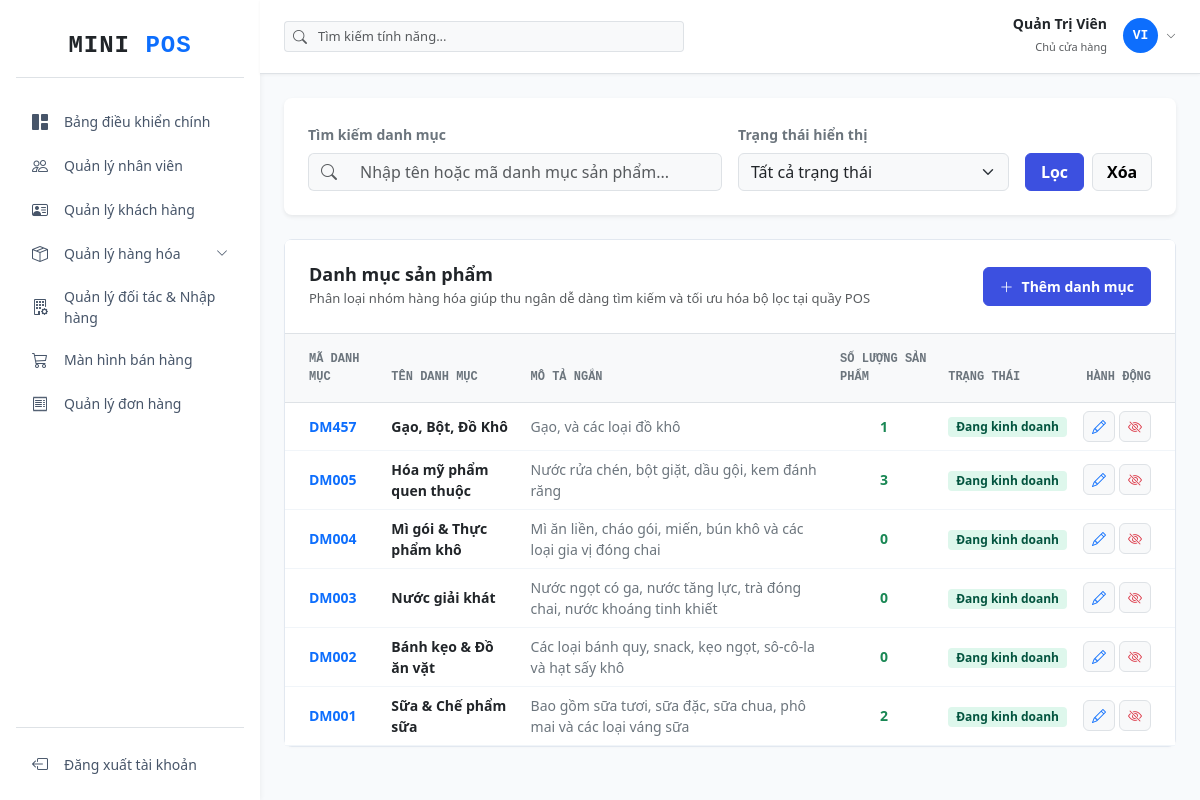
/category/index (signed in), run on the app's committed database.
### tables this page shows
CREATE TABLE `categories` (
  `id` int NOT NULL AUTO_INCREMENT,
  `category_code` varchar(20) NOT NULL,
  `category_name` varchar(100) NOT NULL,
  `description` text,
  `status` tinyint(1) DEFAULT '1',
  `created_at` timestamp NULL DEFAULT CURRENT_TIMESTAMP,
  `updated_at` timestamp NULL DEFAULT CURRENT_TIMESTAMP ON UPDATE CURRENT_TIMESTAMP,
  PRIMARY KEY (`id`),
  UNIQUE KEY `category_code` (`category_code`)
);

### controllers/CategoryController.php (called while the page is built, shortened)
<?php
require_once 'models/CategoryModel.php';
class CategoryController
{
    private $categoryModel;
    public function __construct()
    {
        $database = new Database();
        $this->db = $database->getConnection();
        $this->categoryModel = new CategoryModel($this->db);
    }
    public function index()
    {
        $search = isset($_GET['search']) ? trim($_GET['search']) : '';
        $status = (isset($_GET['status']) && $_GET['status'] !== '') ? (int)$_GET['status'] : null;
        $current_page = isset($_GET['page']) ? (int)$_GET['page'] : 1;
        $limit = 10;
        $offset = ($current_page - 1) * $limit;
        $categories = $this->categoryModel->getCategoriesWithFilter($search, $status, $limit, $offset);
        require_once 'views/categories/index.php';
    }
}

### config/database.php (called while the page is built, shortened)
<?php
class Database
{
    private $host = DB_HOST;
    private $port = DB_PORT;
    private $db_name = DB_NAME;
    private $username = DB_USER;
    private $password = DB_PASS;
    public function getConnection()
    {
        $this->conn = null;
        try {
            $this->conn = new PDO("mysql:host=" . $this->host . ";port=" . $this->port . ";dbname=" . $this->db_name, $this->username, $this->password);
            $this->conn->setAttribute(PDO::ATTR_ERRMODE, PDO::ERRMODE_EXCEPTION);
            $this->conn->exec("set names utf8");
        } catch (PDOException $exception) {
            echo "Connection error: " . $exception->getMessage();
        }
        return $this->conn;
    }
}

### models/CategoryModel.php (called while the page is built, shortened)
<?php
class CategoryModel
{
    private $conn;
    private $table_name = "categories";
    public function __construct($db)
    {
        $this->conn = $db;
    }
    public function getCategoriesWithFilter($search, $status, $limit, $offset)
    {
        $query = "SELECT c.*, (SELECT COUNT(*) FROM products p WHERE p.category_id = c.id) as total_products
                  FROM " . $this->table_name . " c WHERE 1=1";
        $query .= " ORDER BY c.id DESC LIMIT :limit OFFSET :offset";
        $stmt = $this->conn->prepare($query);
        $stmt->bindParam(':limit', $limit, PDO::PARAM_INT);
        $stmt->bindParam(':offset', $offset, PDO::PARAM_INT);
        $stmt->execute();
        return $stmt->fetchAll(PDO::FETCH_ASSOC);
    }
}

### views/categories/index.php (the view, shortened to what this page needs)
<?php require_once 'views/layout/header.php'; ?>
<div class="card card-custom bg-white border-0 shadow-sm rounded-3 mb-4">
    <div class="card-body p-4">
        <form action="/category/index" method="GET" class="row g-3 align-items-end" novalidate>
            <div class="col-md-6">
                <label class="form-label small fw-semibold text-secondary">Tìm kiếm danh mục</label>
                <div class="input-group">
                    <span class="input-group-text bg-light border-end-0 text-muted"><i class="bi bi-search"></i></span>
                    <input type="text" class="form-control bg-light border-start-0 shadow-none" name="search"
                        placeholder="Nhập tên hoặc mã danh mục sản phẩm..."
                        value="<?php echo isset($_GET['search']) ? htmlspecialchars($_GET['search']) : ''; ?>">
                </div>
            </div>
            <div class="col-md-4">
                <label class="form-label small fw-semibold text-secondary">Trạng thái hiển thị</label>
                <select class="form-select bg-light shadow-none" name="status">
                    <option value="">Tất cả trạng thái</option>
                </select>
            </div>
            <div class="col-md-2 d-flex gap-2">
                <button type="submit" class="btn btn-primary w-100 fw-semibold shadow-none"
                    style="background-color: #3c50e0; border-color: #3c50e0;">Lọc</button>
                <a href="/category/index" class="btn btn-light border w-100 fw-semibold shadow-none">Xóa</a>
            </div>
        </form>
    </div>
</div>
<div class="card card-custom bg-white">
    <div class="card-header bg-white border-bottom p-4 d-flex justify-content-between align-items-center">
        <div>
            <h4 class="fw-bold text-dark mb-1" style="font-size: 18px;">Danh mục sản phẩm</h4>
            <p class="text-muted small mb-0" style="font-size: 13px;">Phân loại nhóm hàng hóa giúp thu ngân dễ dàng tìm
                kiếm và tối ưu hóa bộ lọc tại quầy POS</p>
        </div>
        <button class="btn btn-primary fw-semibold px-3 py-2 rounded-2 d-flex align-items-center gap-2 shadow-none"
            style="background-color: #3c50e0; border-color: #3c50e0; font-size: 14px;" data-bs-toggle="modal"
            data-bs-target="#addCategoryModal">
            <i class="bi bi-plus-lg"></i> Thêm danh mục
        </button>
    </div>
    <div class="card-body p-0">
        <div class="table-responsive">
            <table class="table table-hover align-middle mb-0">
                <thead class="table-light text-secondary font-monospace small border-bottom"
                    style="background-color: #f8fafc;">
                    <tr>
                        <th class="ps-4 py-3 text-secondary" style="font-size: 12px;">MÃ DANH MỤC</th>
                        <th class="py-3 text-secondary" style="font-size: 12px;">TÊN DANH MỤC</th>
                        <th class="py-3 text-secondary" style="font-size: 12px;">MÔ TẢ NGẮN</th>
                        <th class="py-3 text-secondary" style="font-size: 12px;">SỐ LƯỢNG SẢN PHẨM</th>
                        <th class="py-3 text-secondary" style="font-size: 12px;">TRẠNG THÁI</th>
                        <th class="text-end pe-4 py-3 text-secondary" style="font-size: 12px;">HÀNH ĐỘNG</th>
                    </tr>
                </thead>
                <tbody class="text-dark" style="font-size: 14px;">
                    <?php if (isset($categories) && is_array($categories) && count($categories) > 0): ?>
                    <?php foreach ($categories as $cat): ?>
                    <tr style="border-bottom: 1px solid #f1f5f9;" id="category-row-<?php echo $cat['id']; ?>">
                        <td class="ps-4 fw-bold text-primary"><?php echo $cat['category_code']; ?></td>
                        <td class="fw-semibold text-dark"><?php echo $cat['category_name']; ?></td>
                        <td class="text-secondary">
                            <?php echo !empty($cat['description']) ? $cat['description'] : '<em class="text-muted small">Không có mô tả</em>'; ?>
                        </td>
                        <td class="fw-bold text-success ps-5"><?php echo number_format($cat['total_products']); ?></td>
                        <td>
                            <span class="badge rounded-1 px-2 py-1"
                                style="<?php echo $cat['status'] == 1 ? 'background-color: #def7ec; color: #03543f; font-size: 12px;' : 'background-color: #f3f4f6; color: #4b5563; font-size: 12px;'; ?>">
                                <?php echo $cat['status'] == 1 ? 'Đang kinh doanh' : 'Tạm ẩn'; ?>
                            </span>
                        </td>
                        <td class="text-end pe-4">
                            <div class="d-flex justify-content-end gap-1">
                                <button class="btn btn-sm btn-light text-primary border rounded-2 px-2 shadow-none"
                                    data-bs-toggle="modal"
                                    data-bs-target="#editCategoryModal<?php echo $cat['id']; ?>"><i
                                        class="bi bi-pencil"></i></button>
                                <button
                                    class="btn btn-sm border rounded-2 px-2 shadow-none <?php echo $cat['status'] == 1 ? 'btn-light text-danger' : 'btn-light text-success'; ?>"
                                    data-bs-toggle="modal"
                                    data-bs-target="#toggleStatusModal<?php echo $cat['id']; ?>"><i
                                        class="bi <?php echo $cat['status'] == 1 ? 'bi-eye-slash' : 'bi-eye'; ?>"></i></button>
                            </div>
                        </td>
                    </tr>
                    <?php endforeach; ?>
                    <?php endif; ?>
                </tbody>
            </table>
        </div>
    </div>
</div>
<?php require_once 'views/layout/footer.php'; ?>

### views/layout/header.php (style rules this page uses)
body { background-color: #f1f5f9; font-family: 'Segoe UI', system-ui, sans-serif; }
.card-custom { border: 1px solid #e2e8f0; border-radius: 8px; box-shadow: 0 1px 3px rgba(0, 0, 0, 0.02); }

### data on the page
categories: category_code "DM457", category_name "Gạo, Bột, Đồ Khô", description "Gạo, và các loại đồ khô", total_products "1", status "Đang kinh doanh"
categories: category_code "DM005", category_name "Hóa mỹ phẩm quen thuộc", description "Nước rửa chén, bột giặt, dầu gội, kem đánh răng", total_products "3", status "Đang kinh doanh"
categories: category_code "DM004", category_name "Mì gói & Thực phẩm khô", description "Mì ăn liền, cháo gói, miến, bún khô và các loại gia vị đóng chai", total_products "0", status "Đang kinh doanh"
categories: category_code "DM003", category_name "Nước giải khát", description "Nước ngọt có ga, nước tăng lực, trà đóng chai, nước khoáng tinh khiết", total_products "0", status "Đang kinh doanh"
categories: category_code "DM002", category_name "Bánh kẹo & Đồ ăn vặt", description "Các loại bánh quy, snack, kẹo ngọt, sô-cô-la và hạt sấy khô", total_products "0", status "Đang kinh doanh"
categories: category_code "DM001", category_name "Sữa & Chế phẩm sữa", description "Bao gồm sữa tươi, sữa đặc, sữa chua, phô mai và các loại váng sữa", total_products "2", status "Đang kinh doanh"

### other printed values
$_SESSION['full_name'] "Quản Trị Viên"
substr(end($words), 0, 2) "VI"
